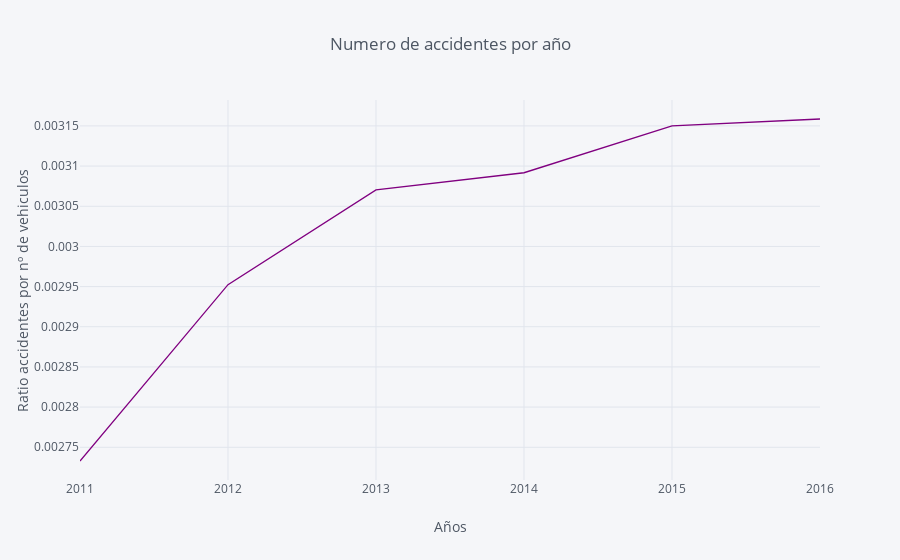

Write notebook code for a chart like this one.
### Code cell
#Mostramos una grafica de los datos:


bcn_ano[['Año','Ratio']].iplot(kind='line', x='Año', xTitle='Años', color='purple',
           yTitle='Ratio accidentes por nº de vehiculos', title='Numero de accidentes por año')

### Figure 1 — Plotly figure (JSON) as saved in the notebook; plotly's stock layout.template omitted (floating-point values rounded to 4 significant figures)
{"data": [{"line": {"color": "rgba(128, 0, 128, 1.0)", "dash": "solid", "shape": "linear", "width": 1.3}, "mode": "lines", "name": "Ratio", "text": "", "type": "scatter", "uid": "8d497ba0-14d1-4363-9238-094e1568f603", "x": [2011, 2012, 2013, 2014, 2015, 2016], "y": [0.002733, 0.002952, 0.00307, 0.003092, 0.00315, 0.003159]}], "layout": {"legend": {"bgcolor": "#F5F6F9", "font": {"color": "#4D5663"}}, "paper_bgcolor": "#F5F6F9", "plot_bgcolor": "#F5F6F9", "title": {"font": {"color": "#4D5663"}, "text": "Numero de accidentes por año"}, "xaxis": {"gridcolor": "#E1E5ED", "showgrid": true, "tickfont": {"color": "#4D5663"}, "title": {"font": {"color": "#4D5663"}, "text": "Años"}, "zerolinecolor": "#E1E5ED"}, "yaxis": {"gridcolor": "#E1E5ED", "showgrid": true, "tickfont": {"color": "#4D5663"}, "title": {"font": {"color": "#4D5663"}, "text": "Ratio accidentes por nº de vehiculos"}, "zerolinecolor": "#E1E5ED"}}}
